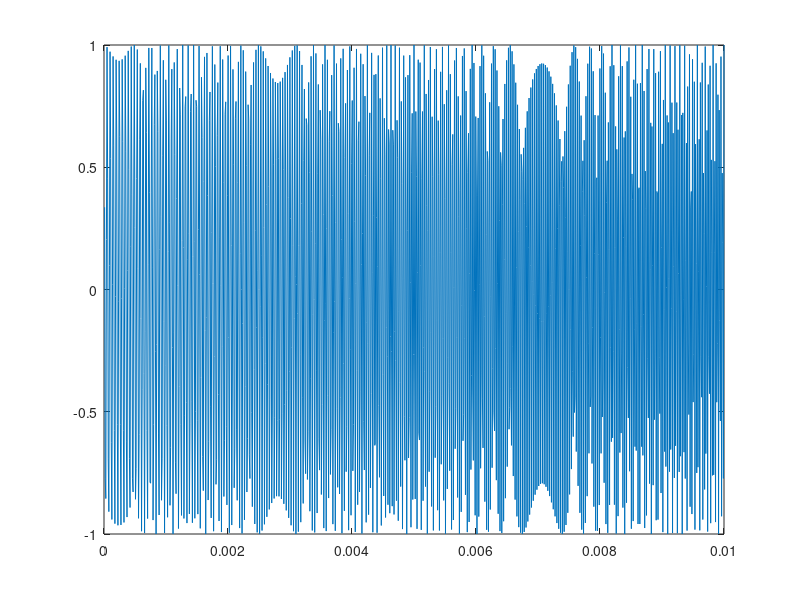

Source code (MATLAB): (Note: this script raises an error after producing the figure.)
clear; close; clc

alpha = 2e6;
f0 = 20e3;
T = 10e-3;
fs = 102.4e3;
Ts = 1/fs;

%% 4.(a)
t = (Ts:Ts:T)';
x = exp(1i * 2 * pi * (f0*t + (alpha/2)*(t.*t)));
N = length(x);

figure(1)
plot(t, real(x))

[tfr,t1,f] = tfrwv(x);
figure(2)
f = f*fs;
imagesc(t, f, tfr);
xlabel('Time (sec)')
ylabel('Frequency (Hz)')
title('WD of LFM signal x(t) = e^{j2\pi(f_0t+\alpha t^2/2)}')
axis xy

%% 4.(b)
h = gausswin(101);
[tfr, ~, ~] = tfrsp(x, t1, N, h);
ff = fs/N:fs/N:fs;
figure(3)
imagesc(t, ff, tfr)
axis([0 T 0 fs/2]);
xlabel('Time (sec)')
ylabel('Frequency (Hz)')
title('QTFR Spectrogram of signal x(t) = e^{j2\pi(f_0t+\alpha t^2/2)}')
axis xy

%% 4.(c)
g = real(x);
[tfr, ~, ~] = tfrwv(g);
figure(4)
imagesc(t, f, tfr);
xlabel('Time (sec)')
ylabel('Frequency (Hz)')
title('WD of real signal g(t) = cos2\pi(f_0t+\alpha t^2/2), T_d = 10ms')
axis xy

%% 4.(d)
T = 20e-3;
t = (Ts:Ts:T)';
r = cos(2*pi*(f0*t + (alpha/2)*(t.*t)));
[tfr, ~, ~] = tfrwv(r);
figure(5)
imagesc(t, f, tfr);
xlabel('Time (sec)')
ylabel('Frequency (Hz)')
title('WD of real signal r(t) = cos2\pi(f_0t+\alpha t^2/2), T_d = 20ms')
axis xy

%% 4.(e)
z = hilbert(r);
[tfr, ~, ~] = tfrwv(z);
figure(6)
imagesc(t, f, tfr);
xlabel('Time (sec)')
ylabel('Frequency (Hz)')
title('WD of analytic signal of z(t) = cos2\pi(f_0t+\alpha t^2/2)')
axis xy